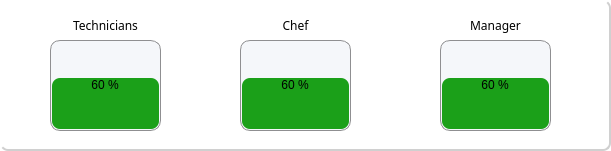
    <widget class="QFrame" name="frame">
     <property name="geometry">
      <rect>
       <x>400</x>
       <y>20</y>
       <width>611</width>
       <height>151</height>
      </rect>
     </property>
     <property name="styleSheet">
      <string notr="true">QFrame {
    background-color: white; /* Background color for the frame */
    border: none;            /* No border for the frame */
    border-bottom: 2px solid #d0d0d0; /* Bottom border */
    border-right: 2px solid #d0d0d0;  /* Right border */
    border-radius: 8px;     /* Rounded corners */
}
</string>
     </property>
     <property name="frameShape">
      <enum>QFrame::StyledPanel</enum>
     </property>
     <property name="frameShadow">
      <enum>QFrame::Raised</enum>
     </property>
     <widget class="QProgressBar" name="progressBar2">
      <property name="geometry">
       <rect>
        <x>240</x>
        <y>40</y>
        <width>111</width>
        <height>91</height>
       </rect>
      </property>
      <property name="styleSheet">
       <string notr="true">QProgressBar {
    border: 1px solid #8f8f91;
    border-radius: 10px;          /* Outer border radius */
    background-color:#F5F7FA;    /* Background color */
    text-align: center;           /* Centered text */
}

QProgressBar::chunk {
    background-color: #1ba019;    /* Fill color */
    border-radius: 8px;           /* Inner fill border radius */
    margin: 1px;                  /* Adds space for rounded edges */
}
</string>
      </property>
      <property name="value">
       <number>60</number>
      </property>
      <property name="alignment">
       <set>Qt::AlignHCenter|Qt::AlignTop</set>
      </property>
      <property name="textVisible">
       <bool>true</bool>
      </property>
      <property name="orientation">
       <enum>Qt::Vertical</enum>
      </property>
      <property name="invertedAppearance">
       <bool>false</bool>
      </property>
      <property name="textDirection">
       <enum>QProgressBar::BottomToTop</enum>
      </property>
      <property name="format">
       <string>%p %</string>
      </property>
     </widget>
     <widget class="QProgressBar" name="progressBar3">
      <property name="geometry">
       <rect>
        <x>440</x>
        <y>40</y>
        <width>111</width>
        <height>91</height>
       </rect>
      </property>
      <property name="styleSheet">
       <string notr="true">QProgressBar {
    border: 1px solid #8f8f91;
    border-radius: 10px;          /* Outer border radius */
    background-color: #F5F7FA;    /* Background color */
    text-align: center;           /* Centered text */
}

QProgressBar::chunk {
    background-color: #1ba019;    /* Fill color */
    border-radius: 8px;           /* Inner fill border radius */
    margin: 1px;                  /* Adds space for rounded edges */
}
</string>
      </property>
      <property name="value">
       <number>60</number>
      </property>
      <property name="alignment">
       <set>Qt::AlignHCenter|Qt::AlignTop</set>
      </property>
      <property name="textVisible">
       <bool>true</bool>
      </property>
      <property name="orientation">
       <enum>Qt::Vertical</enum>
      </property>
      <property name="invertedAppearance">
       <bool>false</bool>
      </property>
      <property name="textDirection">
       <enum>QProgressBar::BottomToTop</enum>
      </property>
      <property name="format">
       <string>%p %</string>
      </property>
     </widget>
     <widget class="QProgressBar" name="progressBar1">
      <property name="geometry">
       <rect>
        <x>50</x>
        <y>40</y>
        <width>111</width>
        <height>91</height>
       </rect>
      </property>
      <property name="styleSheet">
       <string notr="true">QProgressBar {
    border: 1px solid #8f8f91;
    border-radius: 10px;          /* Outer border radius */
    background-color: #F5F7FA;    /* Background color */
    text-align: center;           /* Centered text */
}

QProgressBar::chunk {
    background-color: #1ba019;    /* Fill color */
    border-radius: 8px;           /* Inner fill border radius */
    margin: 1px;                  /* Adds space for rounded edges */
}
</string>
      </property>
      <property name="value">
       <number>60</number>
      </property>
      <property name="alignment">
       <set>Qt::AlignHCenter|Qt::AlignTop</set>
      </property>
      <property name="textVisible">
       <bool>true</bool>
      </property>
      <property name="orientation">
       <enum>Qt::Vertical</enum>
      </property>
      <property name="invertedAppearance">
       <bool>false</bool>
      </property>
      <property name="textDirection">
       <enum>QProgressBar::BottomToTop</enum>
      </property>
      <property name="format">
       <string>%p %</string>
      </property>
     </widget>
     <widget class="QLabel" name="label_2">
      <property name="geometry">
       <rect>
        <x>50</x>
        <y>10</y>
        <width>111</width>
        <height>31</height>
       </rect>
      </property>
      <property name="font">
       <font>
        <family>Lexend</family>
       </font>
      </property>
      <property name="styleSheet">
       <string notr="true">border:none;
background-color:transparent;
</string>
      </property>
      <property name="text">
       <string>Technicians</string>
      </property>
      <property name="alignment">
       <set>Qt::AlignCenter</set>
      </property>
     </widget>
     <widget class="QLabel" name="label_3">
      <property name="geometry">
       <rect>
        <x>240</x>
        <y>10</y>
        <width>111</width>
        <height>31</height>
       </rect>
      </property>
      <property name="font">
       <font>
        <family>Lexend</family>
       </font>
      </property>
      <property name="styleSheet">
       <string notr="true">border:none;
background-color:transparent;
</string>
      </property>
      <property name="text">
       <string>Chef</string>
      </property>
      <property name="alignment">
       <set>Qt::AlignCenter</set>
      </property>
     </widget>
     <widget class="QLabel" name="label_4">
      <property name="geometry">
       <rect>
        <x>440</x>
        <y>10</y>
        <width>111</width>
        <height>31</height>
       </rect>
      </property>
      <property name="font">
       <font>
        <family>Lexend</family>
       </font>
      </property>
      <property name="styleSheet">
       <string notr="true">border:none;
background-color:transparent;
</string>
      </property>
      <property name="text">
       <string>Manager</string>
      </property>
      <property name="alignment">
       <set>Qt::AlignCenter</set>
      </property>
     </widget>
    </widget>
